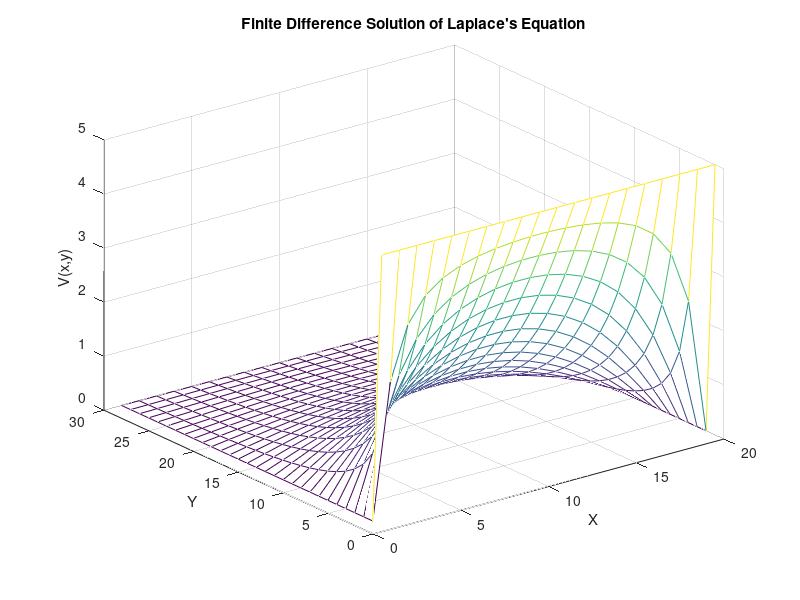
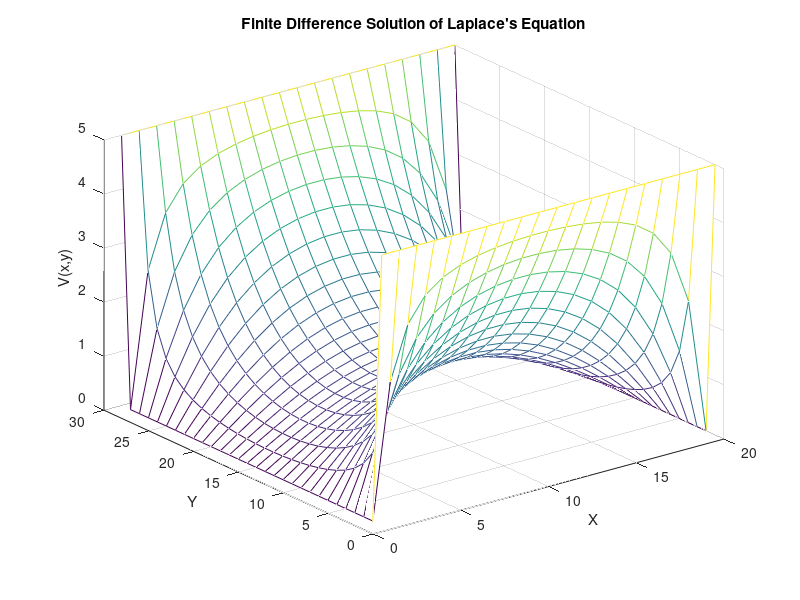
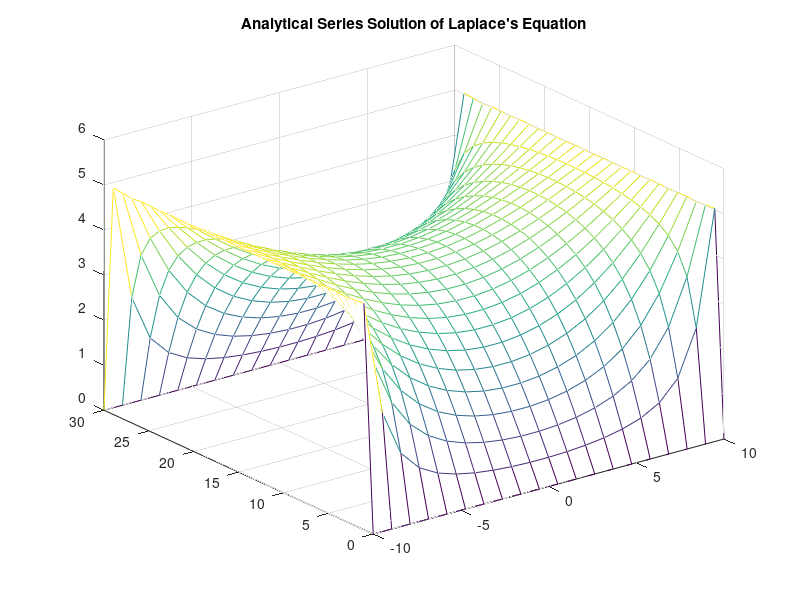
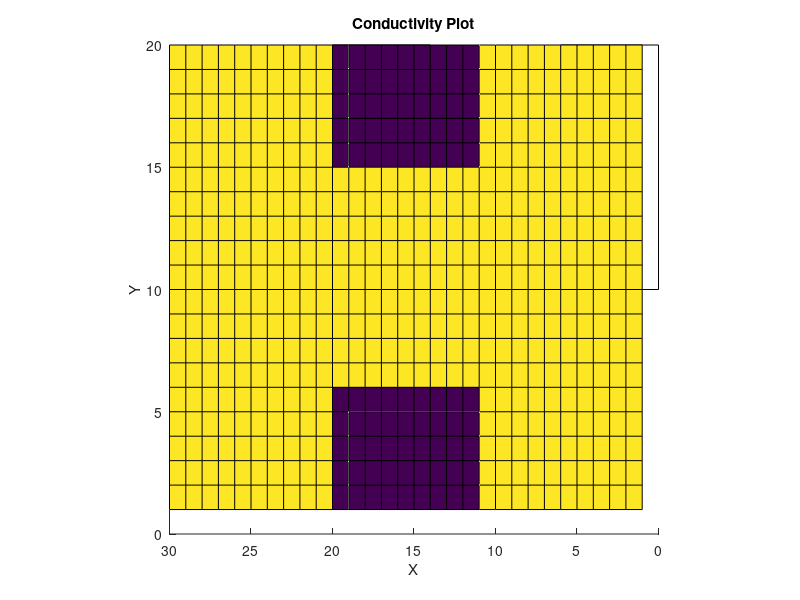

These figures' MATLAB source, in order:
%% ELEC 4700: Assignment 2 - Finite Difference Method
% Jacob Godin - 100969991

%% Part 1
% Use the Finite Difference Method to solve for the electrostatic potential
% in the rectangular region L x W using del^2 * V = 0

%% Part 1: a)
% V = V0 @ x = 0, V = 0 @ x = L and V = 0 @ y = 0, y = W

% The Finite Difference Method will be used to solve Laplace's equation in
% 2D space to determine the effect of an electrostatic potential. The
% matrix form GV = F will be used to solve the equation.

clear all; clc;

% Inputs
W = 20;
L = 1.5*W;

nx = L;
ny = W;

V0 = 5;

G = sparse(nx*ny);
B = zeros(nx*ny,1);

% Surface map
sMap = zeros(nx,ny);

for i = 1:nx
    for j = 1:ny
       n = j + (i-1)*ny;
       
       if i == 1 % left
           G(n,:) = 0;
           G(n,n) = 1;
           
           B(n) = V0;
       elseif i == nx % right
           G(n,:) = 0;
           G(n,n) = 1;
           
           B(n,1) = 0;
       elseif j == 1 % bottom
           G(n,:) = 0;
           G(n,n) = 1;
           
           B(n,1) = 0;
       elseif j == ny % top
           G(n,:) = 0;
           G(n,n) = 1;
           
           B(n,1) = 0;
       else
           nxm = j + (i-2)*ny;
           nxp = j +(i)*ny;
           nym = j-1 + (i-1)*ny;
           nyp = j+1 + (i-1)*ny;
           
           G(n,n) = -4;
           G(n, nxm) = 1;
           G(n, nxp) = 1;
           G(n, nym) = 1;
           G(n, nyp) = 1; 

       end
    end
end

phi_vec = G\B;

% Map values back to Surface Map
for i=1:nx
    for j=1:ny
        n = j + (i-1)*ny;
        sMap(i,j) = phi_vec(n);
    end
end

figure(1)
mesh(sMap);
xlabel("X");
ylabel("Y");
zlabel("V(x,y)");
title("Finite Difference Solution of Laplace's Equation");

% As stated in the boundary conditions, the potential of V0 is located on
% the left side of the surface and 0V is located on the right boundary. The
% top and bottom boundaries are left open. The electrostatic potential
% gradually decreases as away from the left side of V0.

%% Part 1: b)
% V = V0 @ x = 0, x = L and V = 0 @ y = 0, y = W

clear all; clc;

% Inputs
W = 20;
L = 30;

nx = L;
ny = W;

V0 = 5;

G = sparse(nx*ny);
B = zeros(nx*ny,1);

% Surface map
sMap = zeros(nx,ny);

for i = 1:nx
    for j = 1:ny
       n = j + (i-1)*ny;
       
       if i == 1 % left
           G(n,:) = 0;
           G(n,n) = 1;
           
           B(n) = V0;
       elseif i == nx % right
           G(n,:) = 0;
           G(n,n) = 1;
           
           B(n,1) = V0;
       elseif j == 1 % bottom
           G(n,:) = 0;
           G(n,n) = 1;
           
           B(n,1) = 0;
       elseif j == ny % top
           G(n,:) = 0;
           G(n,n) = 1;
           
           B(n,1) = 0;
       else
           nxm = j + (i-2)*ny;
           nxp = j +(i)*ny;
           nym = j-1 + (i-1)*ny;
           nyp = j+1 + (i-1)*ny;
           
           G(n,n) = -4;
           G(n, nxm) = 1;
           G(n, nxp) = 1;
           G(n, nym) = 1;
           G(n, nyp) = 1; 

       end
    end
end

phi_vec = G\B;

% Map values back to Surface Map
for i=1:nx
    for j=1:ny
        n = j + (i-1)*ny;
        sMap(i,j) = phi_vec(n);
    end
end

figure(2)
mesh(sMap);
xlabel("X");
ylabel("Y");
zlabel("V(x,y)");
title("Finite Difference Solution of Laplace's Equation");

% Similar to the plot above, this plot features the right side of the
% surface with a potential of V0.

% Analytical Series Solution

sMap2=zeros(L,W);
a=30;
b=10;

x=linspace(-10,10,20);
y=linspace(0,L,L);
[xx,yy]=meshgrid(x,y);

figure(3)
for n=1:2:600
    sMap2 = (sMap2+(cosh(n*pi*xx/a).*sin(n*pi*yy/a))./(n*cosh(n*pi*b/a)));
    
    mesh(x,y,(4*V0/pi)*sMap2) 
    title("Analytical Series Solution of Laplace's Equation")
    pause(0.01)
    
end

% The above plot is obtained from solving the analytic series solution of
% Laplace's equation. Due to the memory constraints of MATLAB, the n
% variable is only capable of reaching a value of around 600. Anthing
% greater than this value, the solution becomes inaccurate. To obtain
% perfect accuracy, the series must be evaluated to infinity. Therefore the
% numeric solution is prefered.

%% Part 2: a)

% Similar to Part 1, this part describes the current flow in a 2D surface
% with a highly resistive barrier.

clear all; clc;

%Inputs
W = 20;
L = 1.5*W;

nx = L;
ny = W;

V0 = 5;

sig1 = 1;
sig2 = 1e-2;

Wb = 6;
Lb = 10;

top_box = [(nx/2)-(Lb/2) 0 Lb Wb];
bottom_box = [(nx/2)-(Lb/2) ny-Wb Lb Wb];

% Populate sigma matrix
sigma = ones(nx,ny);
for i=1:nx
    for j=1:ny
        if (i > top_box(1) && i < top_box(1)+top_box(3) && (j < bottom_box(4) || j > bottom_box(2)))
            sigma(i,j) = sig2;
        end
    end
end

% Conductivity Plot
figure(4)
rectangle('Position',top_box)
rectangle('Position',bottom_box)
surface(sigma)
camroll(90)
title('Conductivity Plot')
xlabel('Y')
ylabel('X')

% Construct G Matrix
G = sparse(nx*ny);
B = zeros(nx*ny,1);

for i=1:nx
    for j=1:ny
        n = j + (i-1)*ny; % Node mapping
        
        if i == 1 % Left
            G(n,:) = 0;
            G(n,n) = 1;
            
            B(n) = V0;
        elseif i == nx % Right
            G(n,:) = 0;
            G(n,n) = 1;
            
            B(n,1) = V0;
        elseif j == 1 % Bottom
                G(n,:) = 0;
                G(n,n) = 1;

                B(n,1) = 0;
        elseif j == ny % Top
                G(n,:) = 0;
                G(n,n) = 1;

                B(n,1) = 0;
        else % Not along any boundary
            
            if (i > top_box(1) && i < top_box(1)+top_box(3) && (j < bottom_box(4) || j > bottom_box(2))) % Inside box
                nxm = j + (i-2)*ny;
                nxp = j +(i)*ny;
                nym = j-1 + (i-1)*ny;
                nyp = j+1 + (i-1)*ny;
                
                G(n,n) = -4;
                G(n, nxm) = sig2;
                G(n, nxp) = sig2;
                G(n, nym) = sig2;
                G(n, nyp) = sig2;
            else
                nxm = j + (i-2)*ny;
                nxp = j +(i)*ny;
                nym = j-1 + (i-1)*ny;
                nyp = j+1 + (i-1)*ny;
                
                G(n,n) = -4;
                G(n, nxm) = sig1;
                G(n, nxp) = sig1;
                G(n, nym) = sig1;
                G(n, nyp) = sig1;
            end
            
        end
    end
end

phi_vec = G\B;
sMap3 = zeros(nx,ny);

% Map voltages back on to surface map
for i=1:nx
    for j=1:ny
        n = j + (i-1)*ny;
        sMap3(i,j) = phi_vec(n);
    end
end

figure(5)
surf(sMap3)
title('Voltages Across Surface')
xlabel('X');
ylabel('Y');

% Electric Field
[Ex, Ey] = gradient(sMap3);

figure(6)
surface(Ex)
title('X-Component of Electric Field')
xlabel('X');
ylabel('Y');

figure(7)
surface(Ey)
title('Y-Component of Electric Field')
xlabel('X');
ylabel('Y');

figure(8)
quiver(Ex,Ey)
title('Electric Field')
xlabel('X');
ylabel('Y');

% Current Density
Jx = Ex.*sigma;
Jy = Ey.*sigma;

figure(9)
quiver(Jx,Jy)
title('Current Density')
xlabel('X');
ylabel('Y');

%% Part 2: c)
% Create different bottle necks (4) and graph current mesh

% Current in Bottle Neck
R = sigma;
for i=1:nx
    for j=1:ny
        if sigma(i,j) == sig2
            R(i,j) = 1/sig2;
        end
    end
end

current = sMap3./R;
C0 = sum(current(1,:));
C1 = sum(current(L,:));
C = (C0 + C1)/2;
figure(10)
mesh(current);
xlabel('X');
ylabel('Y');
zlabel('I(x,y)');
title(['Avg I = ', num2str(C)]);

% Adjust bottle neck
Wb = 8;
Lb = 10;

top_box = [(nx/2)-(Lb/2) 0 Lb Wb];
bottom_box = [(nx/2)-(Lb/2) ny-Wb Lb Wb];

% Populate sigma matrix
sigma = ones(nx,ny);
for i=1:nx
    for j=1:ny
        if (i > top_box(1) && i < top_box(1)+top_box(3) && (j < bottom_box(4) || j > bottom_box(2)))
            sigma(i,j) = sig2;
        end
    end
end

% Construct G Matrix
G = sparse(nx*ny);
B = zeros(nx*ny,1);

for i=1:nx
    for j=1:ny
        n = j + (i-1)*ny; % Node mapping
        
        if i == 1 % Left
            G(n,:) = 0;
            G(n,n) = 1;
            
            B(n) = V0;
        elseif i == nx % Right
            G(n,:) = 0;
            G(n,n) = 1;
            
            B(n,1) = V0;
        elseif j == 1 % Bottom
                G(n,:) = 0;
                G(n,n) = 1;

                B(n,1) = 0;
        elseif j == ny % Top
                G(n,:) = 0;
                G(n,n) = 1;

                B(n,1) = 0;
        else % Not along any boundary
            
            if (i > top_box(1) && i < top_box(1)+top_box(3) && (j < bottom_box(4) || j > bottom_box(2))) % Inside box
                nxm = j + (i-2)*ny;
                nxp = j +(i)*ny;
                nym = j-1 + (i-1)*ny;
                nyp = j+1 + (i-1)*ny;
                
                G(n,n) = -4;
                G(n, nxm) = sig2;
                G(n, nxp) = sig2;
                G(n, nym) = sig2;
                G(n, nyp) = sig2;
            else
                nxm = j + (i-2)*ny;
                nxp = j +(i)*ny;
                nym = j-1 + (i-1)*ny;
                nyp = j+1 + (i-1)*ny;
                
                G(n,n) = -4;
                G(n, nxm) = sig1;
                G(n, nxp) = sig1;
                G(n, nym) = sig1;
                G(n, nyp) = sig1;
            end
            
        end
    end
end

phi_vec = G\B;
sMap4 = zeros(nx,ny);

% Map voltages back on to surface map
for i=1:nx
    for j=1:ny
        n = j + (i-1)*ny;
        sMap4(i,j) = phi_vec(n);
    end
end

R = sigma;
for i=1:nx
    for j=1:ny
        if sigma(i,j) == sig2
            R(i,j) = 1/sig2;
        end
    end
end

current = sMap4./R;
figure(11)
mesh(current);
xlabel('X');
ylabel('Y');
zlabel('I(x,y)');
title(['Avg I = ', num2str(C)]);

% Adjust bottle neck
Wb = 9;
Lb = 10;

top_box = [(nx/2)-(Lb/2) 0 Lb Wb];
bottom_box = [(nx/2)-(Lb/2) ny-Wb Lb Wb];

% Populate sigma matrix
sigma = ones(nx,ny);
for i=1:nx
    for j=1:ny
        if (i > top_box(1) && i < top_box(1)+top_box(3) && (j < bottom_box(4) || j > bottom_box(2)))
            sigma(i,j) = sig2;
        end
    end
end

% Construct G Matrix
G = sparse(nx*ny);
B = zeros(nx*ny,1);

for i=1:nx
    for j=1:ny
        n = j + (i-1)*ny; % Node mapping
        
        if i == 1 % Left
            G(n,:) = 0;
            G(n,n) = 1;
            
            B(n) = V0;
        elseif i == nx % Right
            G(n,:) = 0;
            G(n,n) = 1;
            
            B(n,1) = V0;
        elseif j == 1 % Bottom
                G(n,:) = 0;
                G(n,n) = 1;

                B(n,1) = 0;
        elseif j == ny % Top
                G(n,:) = 0;
                G(n,n) = 1;

                B(n,1) = 0;
        else % Not along any boundary
            
            if (i > top_box(1) && i < top_box(1)+top_box(3) && (j < bottom_box(4) || j > bottom_box(2))) % Inside box
                nxm = j + (i-2)*ny;
                nxp = j +(i)*ny;
                nym = j-1 + (i-1)*ny;
                nyp = j+1 + (i-1)*ny;
                
                G(n,n) = -4;
                G(n, nxm) = sig2;
                G(n, nxp) = sig2;
                G(n, nym) = sig2;
                G(n, nyp) = sig2;
            else
                nxm = j + (i-2)*ny;
                nxp = j +(i)*ny;
                nym = j-1 + (i-1)*ny;
                nyp = j+1 + (i-1)*ny;
                
                G(n,n) = -4;
                G(n, nxm) = sig1;
                G(n, nxp) = sig1;
                G(n, nym) = sig1;
                G(n, nyp) = sig1;
            end
            
        end
    end
end

phi_vec = G\B;
sMap5 = zeros(nx,ny);

% Map voltages back on to surface map
for i=1:nx
    for j=1:ny
        n = j + (i-1)*ny;
        sMap5(i,j) = phi_vec(n);
    end
end

R = sigma;
for i=1:nx
    for j=1:ny
        if sigma(i,j) == sig2
            R(i,j) = 1/sig2;
        end
    end
end

current = sMap5./R;
figure(12)
mesh(current);
xlabel('X');
ylabel('Y');
zlabel('I(x,y)');
title(['Avg I = ', num2str(C)]);

% Decreasing the width of the bottleneck seems to have no affect on the
% total current in the surface, as each iteration of different bottleneck
% width produces the same total current. 

%% Part 2: d)
% Change sigma, calculate current, graph mesh current

% Adjust bottle neck
Wb = 5;
Lb = 10;

top_box = [(nx/2)-(Lb/2) 0 Lb Wb];
bottom_box = [(nx/2)-(Lb/2) ny-Wb Lb Wb];

% Populate sigma matrix
sigma = ones(nx,ny);
sig2 = 1e-3;
sig1 = 1;
for i=1:nx
    for j=1:ny
        if (i > top_box(1) && i < top_box(1)+top_box(3) && (j < bottom_box(4) || j > bottom_box(2)))
            sigma(i,j) = sig2;
        end
    end
end

% Construct G Matrix
G = sparse(nx*ny);
B = zeros(nx*ny,1);

for i=1:nx
    for j=1:ny
        n = j + (i-1)*ny; % Node mapping
        
        if i == 1 % Left
            G(n,:) = 0;
            G(n,n) = 1;
            
            B(n) = V0;
        elseif i == nx % Right
            G(n,:) = 0;
            G(n,n) = 1;
            
            B(n,1) = V0;
        elseif j == 1 % Bottom
                G(n,:) = 0;
                G(n,n) = 1;

                B(n,1) = 0;
        elseif j == ny % Top
                G(n,:) = 0;
                G(n,n) = 1;

                B(n,1) = 0;
        else % Not along any boundary
            
            if (i > top_box(1) && i < top_box(1)+top_box(3) && (j < bottom_box(4) || j > bottom_box(2))) % Inside box
                nxm = j + (i-2)*ny;
                nxp = j +(i)*ny;
                nym = j-1 + (i-1)*ny;
                nyp = j+1 + (i-1)*ny;
                
                G(n,n) = -4;
                G(n, nxm) = sig2;
                G(n, nxp) = sig2;
                G(n, nym) = sig2;
                G(n, nyp) = sig2;
            else
                nxm = j + (i-2)*ny;
                nxp = j +(i)*ny;
                nym = j-1 + (i-1)*ny;
                nyp = j+1 + (i-1)*ny;
                
                G(n,n) = -4;
                G(n, nxm) = sig1;
                G(n, nxp) = sig1;
                G(n, nym) = sig1;
                G(n, nyp) = sig1;
            end
            
        end
    end
end

phi_vec = G\B;
sMap5 = zeros(nx,ny);

% Map voltages back on to surface map
for i=1:nx
    for j=1:ny
        n = j + (i-1)*ny;
        sMap5(i,j) = phi_vec(n);
    end
end

R = sigma;
for i=1:nx
    for j=1:ny
        if sigma(i,j) == sig2
            R(i,j) = 1/sig2;
        end
    end
end

current = sMap5./R;
figure(13)
mesh(current);
xlabel('X');
ylabel('Y');
zlabel('I(x,y)');
title(['S = 1e-3, Avg I = ', num2str(C)]);

% Populate sigma matrix
sigma = ones(nx,ny);
sig2 = 1;
sig1 = 1;
for i=1:nx
    for j=1:ny
        if (i > top_box(1) && i < top_box(1)+top_box(3) && (j < bottom_box(4) || j > bottom_box(2)))
            sigma(i,j) = sig2;
        end
    end
end

% Construct G Matrix
G = sparse(nx*ny);
B = zeros(nx*ny,1);

for i=1:nx
    for j=1:ny
        n = j + (i-1)*ny; % Node mapping
        
        if i == 1 % Left
            G(n,:) = 0;
            G(n,n) = 1;
            
            B(n) = V0;
        elseif i == nx % Right
            G(n,:) = 0;
            G(n,n) = 1;
            
            B(n,1) = V0;
        elseif j == 1 % Bottom
                G(n,:) = 0;
                G(n,n) = 1;

                B(n,1) = 0;
        elseif j == ny % Top
                G(n,:) = 0;
                G(n,n) = 1;

                B(n,1) = 0;
        else % Not along any boundary
            
            if (i > top_box(1) && i < top_box(1)+top_box(3) && (j < bottom_box(4) || j > bottom_box(2))) % Inside box
                nxm = j + (i-2)*ny;
                nxp = j +(i)*ny;
                nym = j-1 + (i-1)*ny;
                nyp = j+1 + (i-1)*ny;
                
                G(n,n) = -4;
                G(n, nxm) = sig2;
                G(n, nxp) = sig2;
                G(n, nym) = sig2;
                G(n, nyp) = sig2;
            else
                nxm = j + (i-2)*ny;
                nxp = j +(i)*ny;
                nym = j-1 + (i-1)*ny;
                nyp = j+1 + (i-1)*ny;
                
                G(n,n) = -4;
                G(n, nxm) = sig1;
                G(n, nxp) = sig1;
                G(n, nym) = sig1;
                G(n, nyp) = sig1;
            end
            
        end
    end
end

phi_vec = G\B;
sMap5 = zeros(nx,ny);

% Map voltages back on to surface map
for i=1:nx
    for j=1:ny
        n = j + (i-1)*ny;
        sMap5(i,j) = phi_vec(n);
    end
end

R = sigma;
for i=1:nx
    for j=1:ny
        if sigma(i,j) == sig2
            R(i,j) = 1/sig2;
        end
    end
end

current = sMap5./R;
figure(14)
mesh(current);
xlabel('X');
ylabel('Y');
zlabel('I(x,y)');
title(['S = 1, Avg I = ', num2str(C)]);

% Populate sigma matrix
sigma = ones(nx,ny);
sig2 = 2;
sig1 = 1;
for i=1:nx
    for j=1:ny
        if (i > top_box(1) && i < top_box(1)+top_box(3) && (j < bottom_box(4) || j > bottom_box(2)))
            sigma(i,j) = sig2;
        end
    end
end

% Construct G Matrix
G = sparse(nx*ny);
B = zeros(nx*ny,1);

for i=1:nx
    for j=1:ny
        n = j + (i-1)*ny; % Node mapping
        
        if i == 1 % Left
            G(n,:) = 0;
            G(n,n) = 1;
            
            B(n) = V0;
        elseif i == nx % Right
            G(n,:) = 0;
            G(n,n) = 1;
            
            B(n,1) = V0;
        elseif j == 1 % Bottom
                G(n,:) = 0;
                G(n,n) = 1;

                B(n,1) = 0;
        elseif j == ny % Top
                G(n,:) = 0;
                G(n,n) = 1;

                B(n,1) = 0;
        else % Not along any boundary
            
            if (i > top_box(1) && i < top_box(1)+top_box(3) && (j < bottom_box(4) || j > bottom_box(2))) % Inside box
                nxm = j + (i-2)*ny;
                nxp = j +(i)*ny;
                nym = j-1 + (i-1)*ny;
                nyp = j+1 + (i-1)*ny;
                
                G(n,n) = -4;
                G(n, nxm) = sig2;
                G(n, nxp) = sig2;
                G(n, nym) = sig2;
                G(n, nyp) = sig2;
            else
                nxm = j + (i-2)*ny;
                nxp = j +(i)*ny;
                nym = j-1 + (i-1)*ny;
                nyp = j+1 + (i-1)*ny;
                
                G(n,n) = -4;
                G(n, nxm) = sig1;
                G(n, nxp) = sig1;
                G(n, nym) = sig1;
                G(n, nyp) = sig1;
            end
            
        end
    end
end

phi_vec = G\B;
sMap5 = zeros(nx,ny);

% Map voltages back on to surface map
for i=1:nx
    for j=1:ny
        n = j + (i-1)*ny;
        sMap5(i,j) = phi_vec(n);
    end
end

R = sigma;
for i=1:nx
    for j=1:ny
        if sigma(i,j) == sig2
            R(i,j) = 1/sig2;
        end
    end
end

current = sMap5./R;
figure(15)
mesh(current);
xlabel('X');
ylabel('Y');
zlabel('I(x,y)');
title(['S = 20, Avg I = ', num2str(C)]);

% Increasing the conductivity in the barrier region increases the total
% current in that region. However, in every iteration of different
% conductivity values, the average current does not change. 
